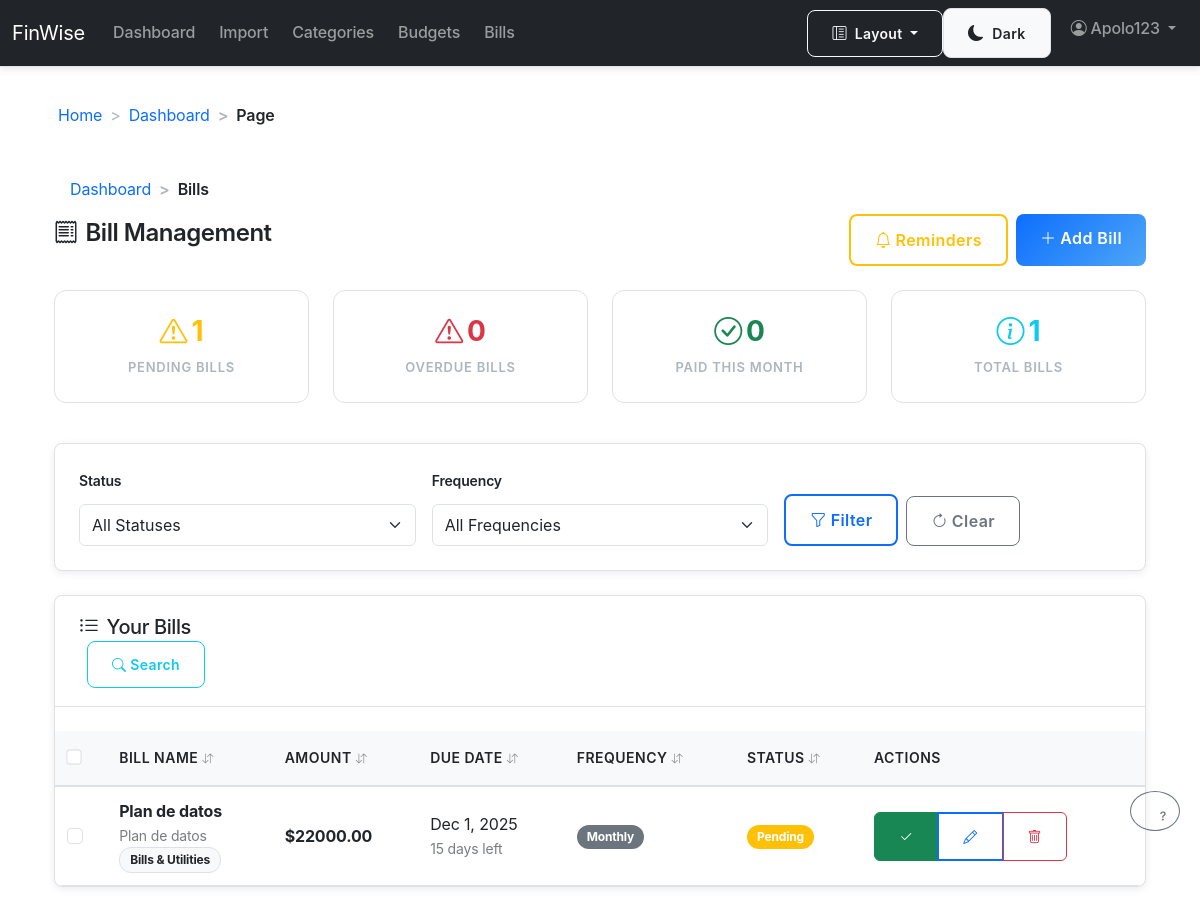
The page /bills/ (signed in) on the database its author committed.
### finwise_app/models.py (models this page shows, shortened)
class Bill(models.Model):
	FREQUENCY_CHOICES = [
		("WEEKLY", "Weekly"),
		("BIWEEKLY", "Bi-weekly"),
		("MONTHLY", "Monthly"),
		("QUARTERLY", "Quarterly"),
		("YEARLY", "Yearly"),
		("ONE_TIME", "One-time"),
	]
	STATUS_CHOICES = [
		("PENDING", "Pending"),
		("PAID", "Paid"),
		("OVERDUE", "Overdue"),
		("CANCELLED", "Cancelled"),
	]
	user = models.ForeignKey(User, on_delete=models.CASCADE, related_name="bills")
	name = models.CharField(max_length=255, help_text="Bill name or payee")
	description = models.TextField(blank=True, help_text="Additional notes about this bill")
	amount = models.DecimalField(
		max_digits=12,
		decimal_places=2,
		validators=[MinValueValidator(Decimal('0.01'))],
		help_text="Bill amount"
	)
	due_date = models.DateField(help_text="When the bill is due")
	frequency = models.CharField(
		max_length=16,
		choices=FREQUENCY_CHOICES,
		default="MONTHLY",
		help_text="How often this bill repeats"
	)
	status = models.CharField(
		max_length=16,
		choices=STATUS_CHOICES,
		default="PENDING",
		help_text="Current status of the bill"
	)
	category = models.ForeignKey(
		Category,
		on_delete=models.SET_NULL,
		null=True,
		blank=True,
		related_name="bills",
		help_text="Category for expense tracking"
	)
	reminder_days = models.PositiveIntegerField(
		default=3,
		help_text="How many days before due date to send reminder"
	)
	reminder_enabled = models.BooleanField(default=True)
	created_at = models.DateTimeField(auto_now_add=True)
	updated_at = models.DateTimeField(auto_now=True)
	last_paid_date = models.DateField(null=True, blank=True)
	class Meta:
		ordering = ["due_date", "name"]
		indexes = [
			models.Index(fields=["user", "due_date"]),
			models.Index(fields=["user", "status"]),
		]
	def is_overdue(self) -> bool:
		from django.utils import timezone
		return self.due_date < timezone.now().date() and self.status == "PENDING"
	def days_until_due(self) -> int:
		from django.utils import timezone
		delta = self.due_date - timezone.now().date()
		return delta.days
	def needs_reminder(self) -> bool:
		if not self.reminder_enabled or self.status != "PENDING":
			return False
		return self.days_until_due() <= self.reminder_days
	def get_status_color(self) -> str:
		status_colors = {
			"PENDING": "warning",
			"PAID": "success",
			"OVERDUE": "danger",
			"CANCELLED": "secondary",
		}
		return status_colors.get(self.status, "secondary")
	def get_frequency_display_short(self) -> str:
		frequency_short = {
			"WEEKLY": "Weekly",
			"BIWEEKLY": "Bi-weekly",
			"MONTHLY": "Monthly",
			"QUARTERLY": "Quarterly",
			"YEARLY": "Yearly",
			"ONE_TIME": "One-time",
		}
		return frequency_short.get(self.frequency, self.frequency)

class Category(models.Model):
	name = models.CharField(max_length=100, unique=True)
	description = models.TextField(blank=True)
	keywords = models.TextField(
		blank=True,
		help_text="Comma-separated keywords for automatic categorization"
	)
	color = models.CharField(max_length=7, default="#6366F1", help_text="Hex color code")
	is_active = models.BooleanField(default=True)
	created_at = models.DateTimeField(auto_now_add=True)
	class Meta:
		verbose_name_plural = "categories"
		ordering = ["name"]

### finwise_app/views.py (the view)
# urls.py: path('bills/', views.bills, name='bills'),
@login_required
def bills(request):
    user = request.user
    status_filter = request.GET.get('status', '')
    frequency_filter = request.GET.get('frequency', '')
    bills_queryset = Bill.objects.filter(user=user)
    if status_filter:
        bills_queryset = bills_queryset.filter(status=status_filter)
    if frequency_filter:
        bills_queryset = bills_queryset.filter(frequency=frequency_filter)
    from django.utils import timezone
    overdue_bills = bills_queryset.filter(
        due_date__lt=timezone.now().date(),
        status='PENDING'
    )
    overdue_bills.update(status='OVERDUE')
    bills_list = bills_queryset.order_by('due_date', 'name')
    total_pending = bills_queryset.filter(status='PENDING').count()
    total_overdue = bills_queryset.filter(status='OVERDUE').count()
    total_paid_this_month = bills_queryset.filter(
        status='PAID',
        last_paid_date__month=timezone.now().month,
        last_paid_date__year=timezone.now().year
    ).count()
    bills_needing_reminders = [bill for bill in bills_list if bill.needs_reminder()]
    context = {
        'bills': bills_list,
        'status_filter': status_filter,
        'frequency_filter': frequency_filter,
        'bill_status_choices': Bill.STATUS_CHOICES,
        'bill_frequency_choices': Bill.FREQUENCY_CHOICES,
        'total_pending': total_pending,
        'total_overdue': total_overdue,
        'total_paid_this_month': total_paid_this_month,
        'bills_needing_reminders': bills_needing_reminders,
    }
    return render(request, 'finwise_app/bills.html', context)

### finwise_app/templates/finwise_app/bills.html (shortened to what this page needs)
{% extends "finwise_app/base.html" %}
{% load custom_filters %}
{% block content %}
<div class="container mt-4">
    <nav aria-label="breadcrumb">
        <ol class="breadcrumb">
            <li class="breadcrumb-item"><a href="{% url 'dashboard' %}">Dashboard</a></li>
            <li class="breadcrumb-item active" aria-current="page">Bills</li>
        </ol>
    </nav>
    <div class="d-flex justify-content-between align-items-center mb-4">
        <h2><i class="bi bi-receipt me-2"></i>Bill Management</h2>
        <div class="d-flex gap-2">
            <a href="{% url 'bill_reminders' %}" class="btn btn-outline-warning">
                <i class="bi bi-bell me-1"></i>Reminders
            </a>
            <a href="{% url 'add_bill' %}" class="btn btn-primary">
                <i class="bi bi-plus-lg me-1"></i>Add Bill
            </a>
        </div>
    </div>
    <div class="row mb-4">
        <div class="col-md-3 mb-3">
            <div class="metric-card">
                <div class="metric-value text-warning">{{ total_pending }}</div>
                <div class="metric-label">Pending Bills</div>
            </div>
        </div>
        <div class="col-md-3 mb-3">
            <div class="metric-card">
                <div class="metric-value text-danger">{{ total_overdue }}</div>
                <div class="metric-label">Overdue Bills</div>
            </div>
        </div>
        <div class="col-md-3 mb-3">
            <div class="metric-card">
                <div class="metric-value text-success">{{ total_paid_this_month }}</div>
                <div class="metric-label">Paid This Month</div>
            </div>
        </div>
        <div class="col-md-3 mb-3">
            <div class="metric-card">
                <div class="metric-value text-info">{{ bills|length }}</div>
                <div class="metric-label">Total Bills</div>
            </div>
        </div>
    </div>
    <div class="card mb-4">
        <div class="card-body">
            <form method="get" class="row g-3">
                <div class="col-md-4">
                    <label for="status" class="form-label">Status</label>
                    <select class="form-select" id="status" name="status">
                        <option value="">All Statuses</option>
                    </select>
                </div>
                <div class="col-md-4">
                    <label for="frequency" class="form-label">Frequency</label>
                    <select class="form-select" id="frequency" name="frequency">
                        <option value="">All Frequencies</option>
                    </select>
                </div>
                <div class="col-md-4 d-flex align-items-end">
                    <button type="submit" class="btn btn-outline-primary me-2">
                        <i class="bi bi-funnel me-1"></i>Filter
                    </button>
                    <a href="{% url 'bills' %}" class="btn btn-outline-secondary">
                        <i class="bi bi-arrow-clockwise me-1"></i>Clear
                    </a>
                </div>
            </form>
        </div>
    </div>
    <div class="card">
        <div class="card-header">
            <h5 class="mb-0"><i class="bi bi-list-ul me-2"></i>Your Bills</h5>
        </div>
        <div class="card-body p-0">
            {% if bills %}
                <div class="table-responsive">
                    <table class="table table-hover mb-0">
                        <thead class="table-light">
                            <tr>
                                <th>Bill Name</th>
                                <th>Amount</th>
                                <th>Due Date</th>
                                <th>Frequency</th>
                                <th>Status</th>
                                <th>Actions</th>
                            </tr>
                        </thead>
                        <tbody>
                            {% for bill in bills %}
                                <tr class="{% if bill.is_overdue %}table-danger{% elif bill.needs_reminder %}table-warning{% endif %}">
                                    <td>
                                        <div class="d-flex flex-column">
                                            <strong>{{ bill.name }}</strong>
                                            {% if bill.description %}
                                                <small class="text-muted">{{ bill.description|truncatechars:50 }}</small>
                                            {% endif %}
                                            {% if bill.category %}
                                                <small>
                                                    <span class="badge bg-light text-dark border">
                                                        {{ bill.category.name }}
                                                    </span>
                                                </small>
                                            {% endif %}
                                        </div>
                                    </td>
                                    <td>
                                        <span class="fw-bold">${{ bill.amount|floatformat:2 }}</span>
                                    </td>
                                    <td>
                                        <div class="d-flex flex-column">
                                            <span>{{ bill.due_date|date:"M j, Y" }}</span>
                                            {% if bill.days_until_due >= 0 %}
                                                <small class="text-muted">{{ bill.days_until_due }} days left</small>
                                            {% else %}
                                                <small class="text-danger">{{ bill.days_until_due|abs_value }} days overdue</small>
                                            {% endif %}
                                        </div>
                                    </td>
                                    <td>
                                        <span class="badge bg-secondary">{{ bill.get_frequency_display_short }}</span>
                                    </td>
                                    <td>
                                        <span class="badge bg-{{ bill.get_status_color }}">
                                            {{ bill.get_status_display }}
                                        </span>
                                    </td>
                                    <td>
                                        <div class="btn-group btn-group-sm" role="group">
                                            {% if bill.status == 'PENDING' or bill.status == 'OVERDUE' %}
                                                <button type="button" class="btn btn-success"
                                                        onclick="markBillPaid({{ bill.id }}, '{{ bill.name }}')">
                                                    <i class="bi bi-check2"></i>
                                                </button>
                                            {% endif %}
                                            <a href="{% url 'edit_bill' bill.id %}" class="btn btn-outline-primary" title="Edit">
                                                <i class="bi bi-pencil"></i>
                                            </a>
                                            <button type="button" class="btn btn-outline-danger"
                                                    onclick="deleteBill({{ bill.id }}, '{{ bill.name }}')" title="Delete">
                                                <i class="bi bi-trash"></i>
                                            </button>
                                        </div>
                                    </td>
                                </tr>
                            {% endfor %}
                        </tbody>
                    </table>
                </div>
            {% endif %}
        </div>
    </div>
</div>
{% endblock %}

### finwise_app/templates/finwise_app/base.html (shortened to what this page needs)
<!doctype html>
<html lang="en">
  <head>
    <link href="https://cdn.jsdelivr.net/npm/bootstrap@5.3.3/dist/css/bootstrap.min.css" rel="stylesheet">
    <link href="https://cdn.jsdelivr.net/npm/bootstrap-icons@1.11.1/font/bootstrap-icons.css" rel="stylesheet">
    {% load static %}
    <link href="{% static 'finwise_app/css/styles.css' %}" rel="stylesheet">
  </head>
  <body>
    <nav class="navbar navbar-expand-lg navbar-dark bg-dark">
      <div class="container-fluid">
        <a class="navbar-brand" href="{% url 'home' %}">FinWise</a>
        <div class="collapse navbar-collapse" id="navbarNav">
          <ul class="navbar-nav me-auto mb-2 mb-lg-0">
            <li class="nav-item"><a class="nav-link" href="{% url 'dashboard' %}">Dashboard</a></li>
            <li class="nav-item"><a class="nav-link" href="{% url 'import_transactions' %}">Import</a></li>
            <li class="nav-item"><a class="nav-link" href="{% url 'categories' %}">Categories</a></li>
            <li class="nav-item"><a class="nav-link" href="{% url 'budgets' %}">Budgets</a></li>
            <li class="nav-item"><a class="nav-link" href="{% url 'bills' %}">Bills</a></li>
          </ul>
          <ul class="navbar-nav">
            {% if request.user.is_authenticated %}
              <li class="nav-item dropdown">
                <a class="nav-link dropdown-toggle" href="#" id="userDropdown" role="button" data-bs-toggle="dropdown" aria-expanded="false">
                  <i class="bi bi-person-circle me-1"></i>{{ request.user.username }}
                </a>
              </li>
            {% else %}
              <li class="nav-item me-2"><a class="btn btn-outline-light btn-sm" href="{% url 'login' %}">Login</a></li>
              <li class="nav-item"><a class="btn btn-warning btn-sm" href="{% url 'register' %}">Register</a></li>
            {% endif %}
          </ul>
        </div>
      </div>
    </nav>
    <main class="container my-4">
      {% block content %}{% endblock %}
    </main>
  </body>
  </html>

### rows shown on the page
Bill: name "Plan de datos", description "Plan de datos", category.name "Bills & Utilities", amount "22000.00", due_date "Dec 1, 2025", days_until_due "15", get_frequency_display_short "Monthly", status "Pending"

### other values the page prints
{{ request.user.username }} "Apolo123"
{{ total_pending }} "1"
{{ total_overdue }} "0"
{{ total_paid_this_month }} "0"
{{ bills|length }} "1"
